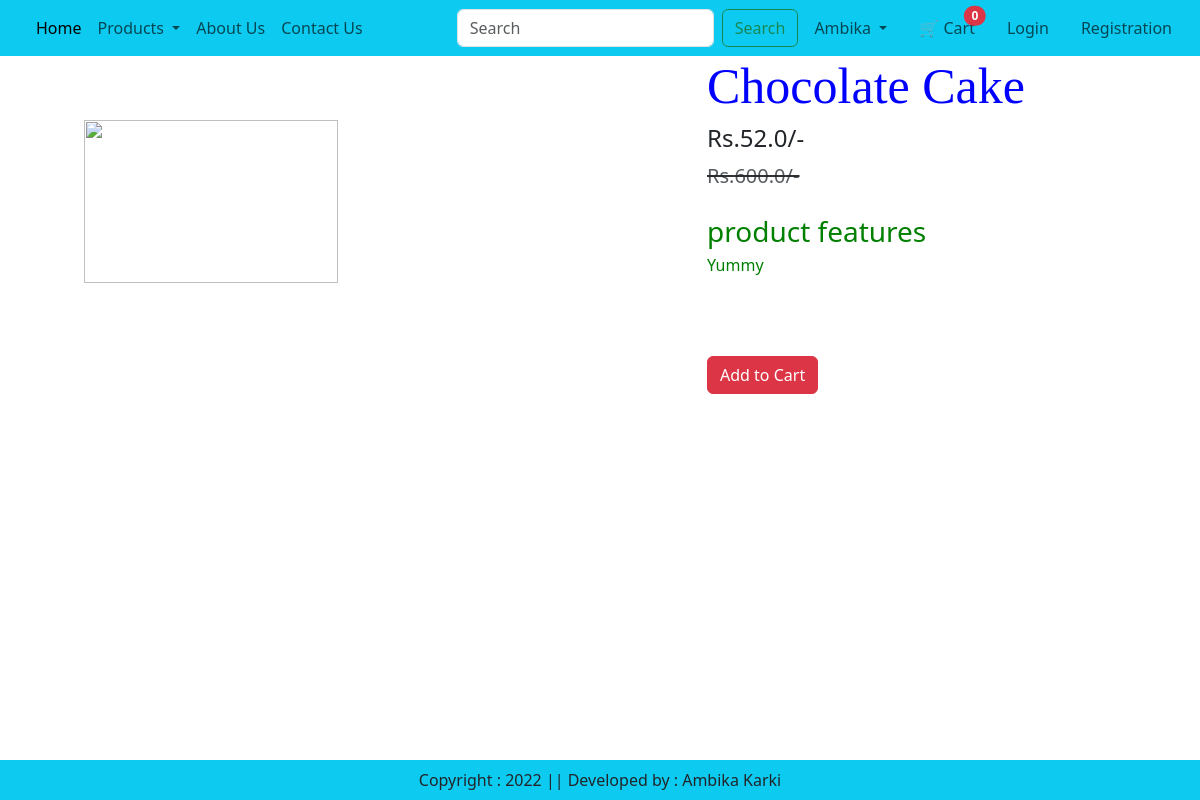
/product-all/2 (signed in), run on an earlier commit of the app's database.
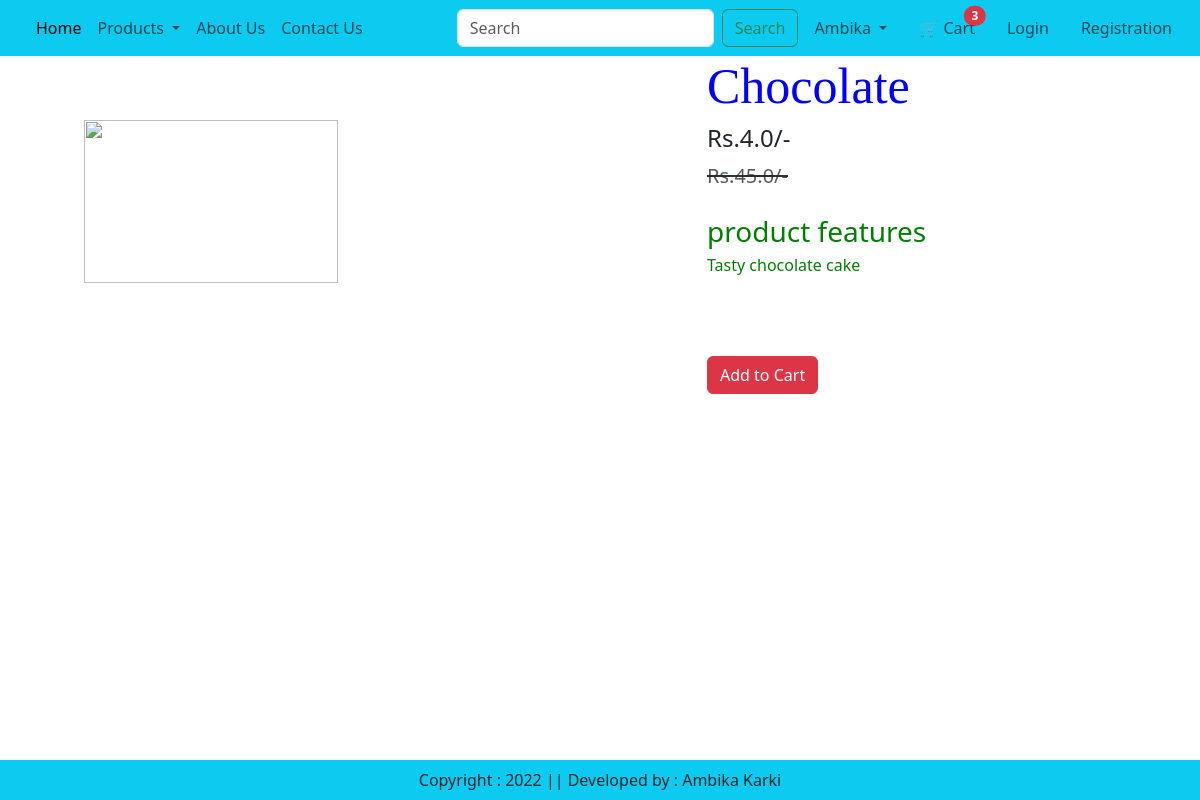
And on a later commit of the database.
### app/models.py (models this page shows, shortened)
class Products(models.Model):
    title=models.CharField(max_length=50)
    selling_price=models.FloatField()
    discount_price=models.FloatField()
    description=models.TextField()
    category=models.CharField(choices=CATEGORY_CHOICES,max_length=2)
    product_image = CloudinaryField('image')  # Replaces ImageField

### app/views.py (the view)
# urls.py: path("product-all/<int:pk>",views.ProductAll.as_view(),name="product-all"),
@method_decorator(login_required,name='dispatch')
class ProductAll(View):
    def get(self,request,pk):
        product=Products.objects.get(pk=pk)
        car_count=Carts.objects.filter(user=request.user).count() if request.user.is_authenticated else 0
        return render(request,"app/productall.html",{'product':product,'car_count':car_count})

### app/templates/app/productall.html (shortened to what this page needs)
{% extends 'app/index.html' %}
{% load static %}
{% block main-content %}
<div class="container">
    <div class="row flex justify-content-between">
        <div class="img2 col-lg-5 mt-5">
            <img src="{{product.product_image.url}}" class="image col-xs-6
            col-sm-12 col-lg-12 mt-3 text-sm-center w-75 h-75" alt="">
    </div>
    <div class="productdetail col-lg-5">
        <h1 style="font-family: Georgia; font-size:50px;">{{product.title}}</h1>
        <h4>Rs.{{product.discount_price}}/-</h4>
        <small class="text-decoration-line-through text-muted
        fs-5"><del>Rs.{{product.selling_price}}/-</small></del>
       <br><br> <h3 style="color:green;" >product features</h3>
        <h6 style="color:green;">{{product.description}}</h6>
        <br><br><br>
        <div class="d-grid gap-2">
            <form method="post " action="/add-to-cart">
        <button class="btn  btn-danger">Add to Cart</button>
        </form>
        </div>
    </div>
</div>
</div>
{% endblock main-content %}

What changed in the data, as far as the page shows it:
changed Products: title "Chocolate Cake" → "Chocolate"; discount_price "52.0" → "4.0"; selling_price "600.0" → "45.0"; description "Yummy" → "Tasty chocolate cake"
Also different on the page:
{{ car_count }}: "0" → "3"
